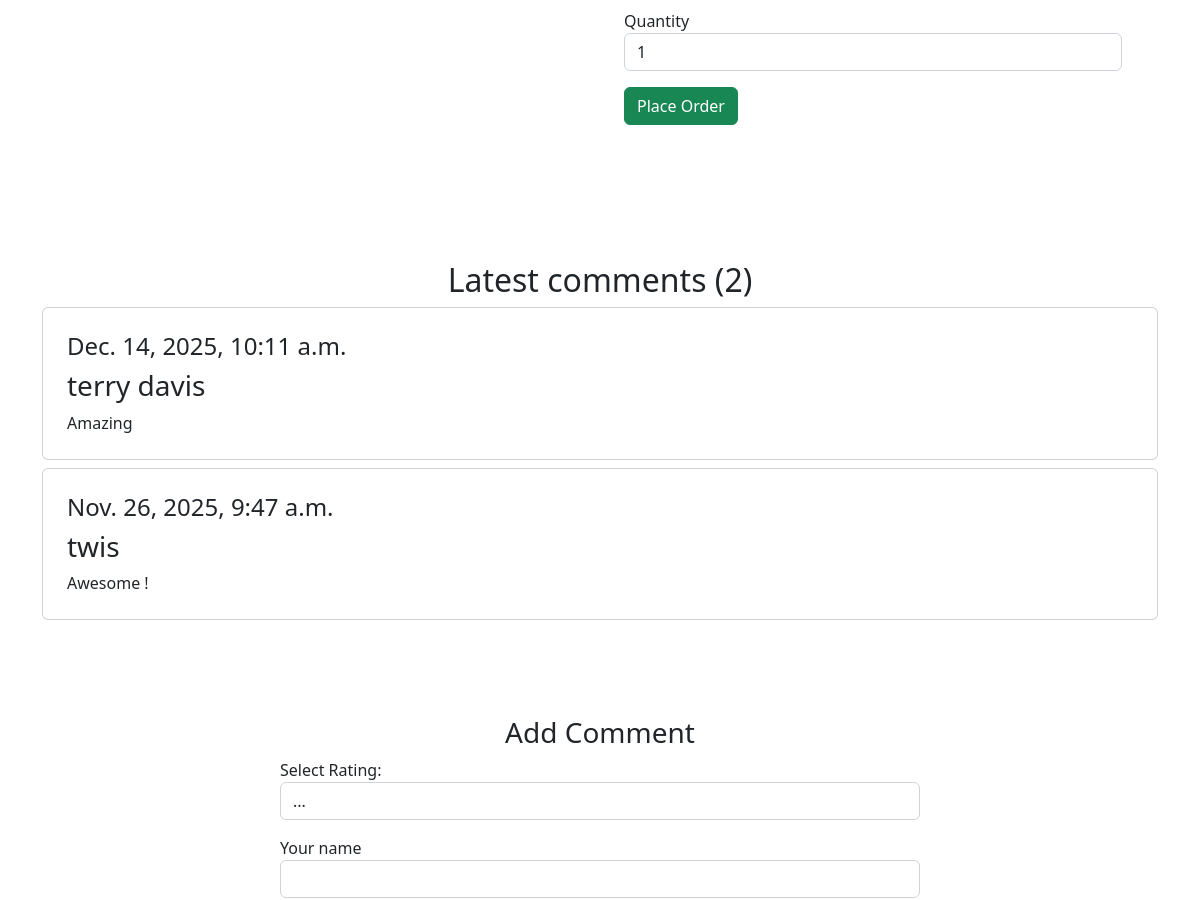
The page /product/1/ (signed in, middle part) on the database as committed earlier.
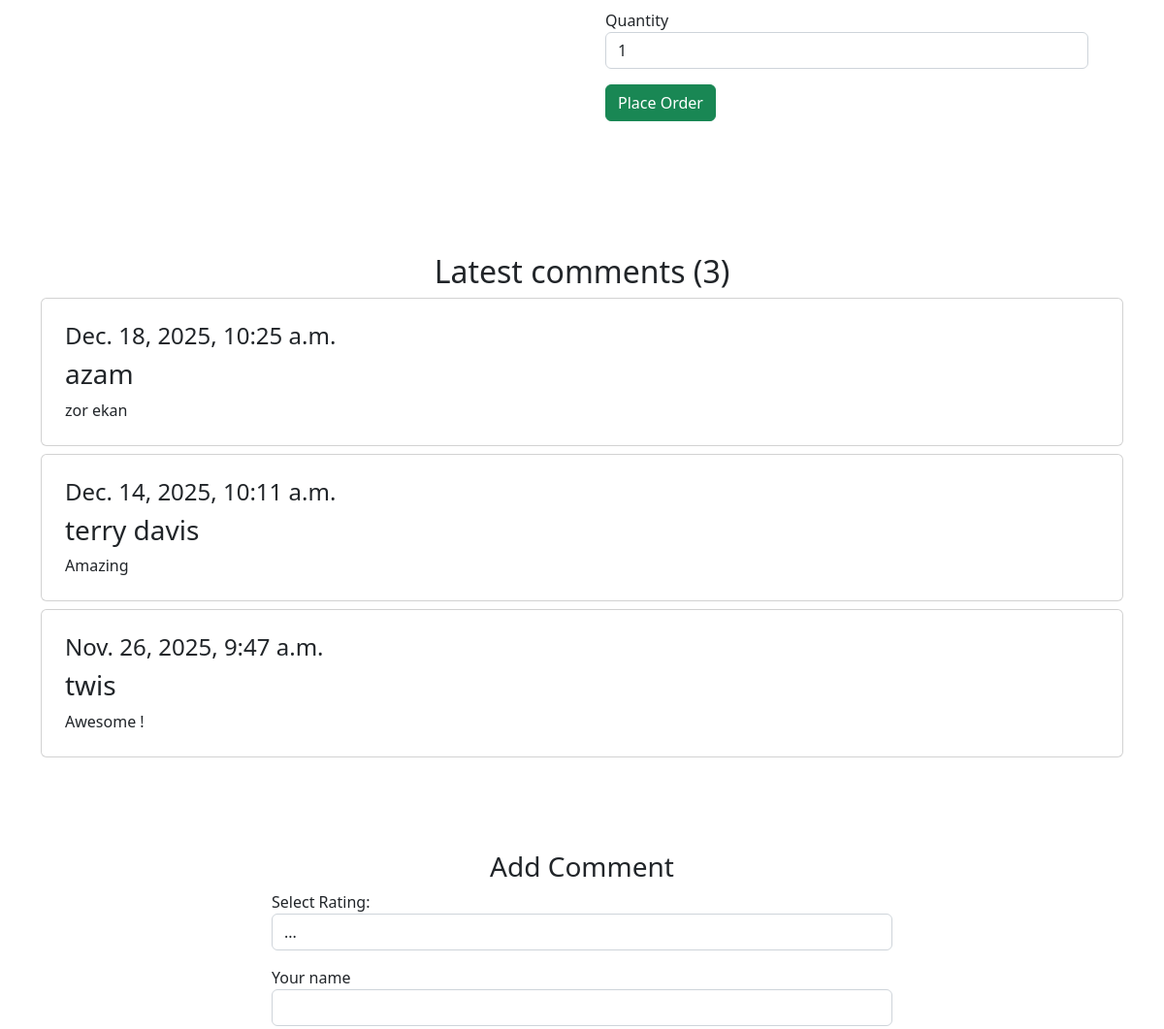
The same page on the database as committed later.
### app/models.py (models this page shows, shortened)
class BaseModel(models.Model):
    created_at = models.DateTimeField(auto_now_add=True)
    updated_at = models.DateTimeField(auto_now=True)
    class Meta:
        abstract = True

class Comment(BaseModel):
    class RatingChoices(models.IntegerChoices):
        ONE = 1, "⭐ 1"
        TWO = 2, "⭐⭐ 2"
        THREE = 3, "⭐⭐⭐ 3"
        FOUR = 4, "⭐⭐⭐⭐ 4"
        FIVE = 5, "⭐⭐⭐⭐⭐ 5"
    name = models.CharField(max_length=255)
    email = models.EmailField(blank=True, null=True)
    message = models.TextField()
    product = models.ForeignKey(Product,on_delete=models.CASCADE,related_name='comments')
    file = models.ImageField(upload_to='comments/%Y/%m/%d/',null=True,blank=True)
    rating = models.PositiveSmallIntegerField(choices=RatingChoices.choices,default = RatingChoices.FIVE)
    is_handle = models.BooleanField(default=False)

### app/views.py (the view, shortened to what this page needs)
class ProductDetailView(DetailView):
    model = Product
    template_name = 'app/detail.html'
    context_object_name = 'product'
    def get_queryset(self):
        return Product.objects.annotate(
            avg_rating=Avg('comments__rating')
        )
    def get_context_data(self, **kwargs):
        context = super().get_context_data(**kwargs)
        product = self.object
        product.avg_rating = int(product.avg_rating or 0)
        context['comments'] = Comment.objects.filter(
            product=product
        ).order_by('-created_at')
        context['related_products'] = Product.objects.filter(
            category=product.category
        ).exclude(id=product.id)[:4]
        return context

### app/models.py (called while the page is built)
    @property
    def discounted_price(self):
        if self.discount:
            return self.price * Decimal(f'{(1 - self.discount / 100)}')
        return self.price

    @property
    def get_image_url(self):
        if not self.image:
            return static('app/images/not_found.jpg')
        return self.image.url

### app/templates/app/detail.html (shortened to what this page needs)
{% extends 'app/base/base.html' %}
{% load static %}
{% load i18n %}
{% block detail_content %}
<section class="py-5">
    <div class="container px-4 px-lg-5 my-5">
        <div class="row gx-4 gx-lg-5 align-items-center">
            <div class="col-md-6">
                <div class="d-flex">
                    <div class="form-group w-100">
                        <form method="post" action="">
                            <div class="form-group mb-3">
                                <label for="quantity">{% trans "Quantity" %}</label>
                                <input type="number" name="quantity" class="form-control" value="1" min="1" max="{{ product.stock }}" required>
                            </div>
                            <div class="form-group mb-3">
                                <button type="submit" class="btn btn-success">{% trans "Place Order" %}</button>
                            </div>
                        </form>
                    </div>
                </div>
            </div>
        </div>
    </div>
</section>
<div class="container mt-4 mb-4">
    <div class="row">
        <div class="col-12">
            <div class="text-center">
                <h2>{% trans "Latest comments" %} ({{ comments.count }})</h2>
            </div>
            {% for comment in comments %}
                <div class="media card p-4 mt-2">
                    <div class="media-body">
                        <h4>{{ comment.created_at }}</h4>
                        <h3 class="mt-0">{{ comment.name }}</h3>
                        {{ comment.message }}
                    </div>
                </div>
            {% endfor %}
        </div>
        <div class="col-8 offset-2 mt-5">
            <div class="p-5">
                <div class="text-center">
                    <h3>{% trans "Add Comment" %}</h3>
                </div>
                <form method="post" enctype="multipart/form-data">
                    <div class="form-group mb-3">
                        <label for="rating">{% trans "Select Rating" %}:</label>
                        <select name="rating" id="rating" class="form-control" required>
                            <option value="">...</option>
                        </select>
                    </div>
                    <div class="form-group mb-3">
                        <label>{% trans "Your name" %}</label>
                        <input type="text" name="name" class="form-control" required>
                    </div>
                </form>
            </div>
        </div>
    </div>
</div>
{% endblock %}

Rows that differ between the two databases and show on the page:
added Comment: created_at "Dec. 18, 2025, 10:25 a.m.", name "azam", message "zor ekan"
Other text that changed with them:
{{ comments.count }}: "2" → "3"
